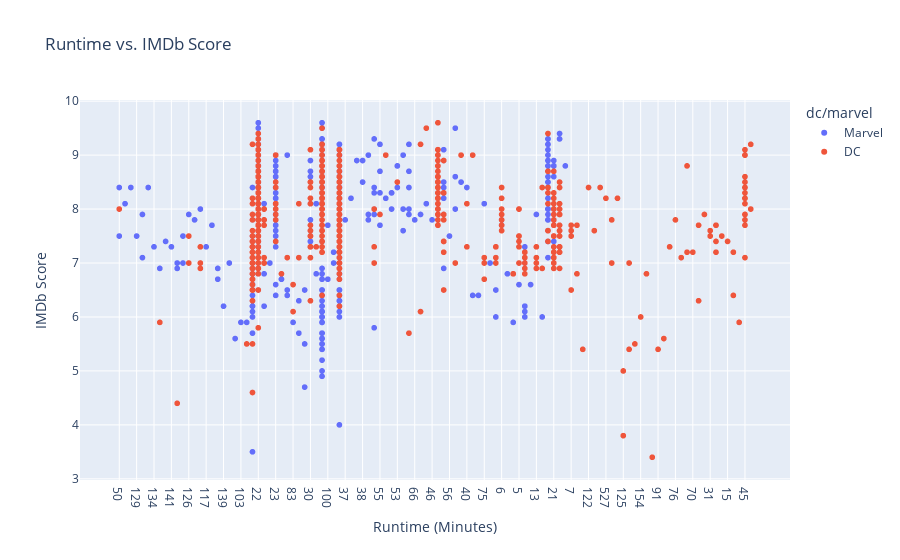

Write notebook code for a chart like this one.
### Markdown cell above
## Runtime vs. IMDb Score

### Code cell
# Create a scatter plot for Runtime vs. IMDb Score
fig = px.scatter(
    df,
    x='RunTime(Min)',  # Runtime in minutes
    y='IMDB_Score',    # IMDb Score
    color='dc/marvel', # Color points by DC or Marvel
    title='Runtime vs. IMDb Score',
    labels={'RunTime(Min)': 'Runtime (Minutes)', 'IMDB_Score': 'IMDb Score'},
    hover_data=['Movie'],  # Show the movie title on hover
)


fig.show()

### Figure 1 — Plotly figure (JSON) as saved in the notebook; plotly's stock layout.template omitted (floating-point values rounded to 4 significant figures; data arrays with more than 128 entries replaced by an {"elided": "..."} marker saying what was removed)
{"data": [{"customdata": {"elided": "483x1 str values"}, "hovertemplate": "dc/marvel=Marvel<br>Runtime (Minutes)=%{x}<br>IMDb Score=%{y}<br>Movie=%{customdata[0]}<extra></extra>", "legendgroup": "Marvel", "marker": {"color": "#636efa", "symbol": "circle"}, "mode": "markers", "name": "Marvel", "showlegend": true, "type": "scattergl", "x": {"elided": "483 str values"}, "xaxis": "x", "y": {"elided": "483 float values"}, "yaxis": "y"}, {"customdata": {"elided": "677x1 str values"}, "hovertemplate": "dc/marvel=DC<br>Runtime (Minutes)=%{x}<br>IMDb Score=%{y}<br>Movie=%{customdata[0]}<extra></extra>", "legendgroup": "DC", "marker": {"color": "#EF553B", "symbol": "circle"}, "mode": "markers", "name": "DC", "showlegend": true, "type": "scattergl", "x": {"elided": "677 str values"}, "xaxis": "x", "y": {"elided": "677 float values"}, "yaxis": "y"}], "layout": {"legend": {"title": {"text": "dc/marvel"}, "tracegroupgap": 0}, "title": {"text": "Runtime vs. IMDb Score"}, "xaxis": {"anchor": "y", "domain": [0, 1], "title": {"text": "Runtime (Minutes)"}}, "yaxis": {"anchor": "x", "domain": [0, 1], "title": {"text": "IMDb Score"}}}}
